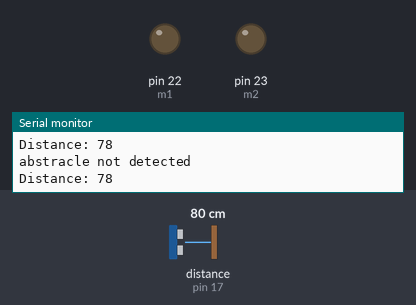
A sketch run on a simulated Arduino Mega 2560, built with avr-gcc and run on an emulated ATmega2560. Shown: output pins drawn as LEDs (lit = HIGH), the last lines printed to the serial monitor. Wiring (inferred from the names in the program): ultrasonic range finder: trigger pin 16; echo pin 17. The inputs (shaded band) are chosen by the test bench; at power-on: distance to the obstacle (sensor on pin 17) 80 cm. The echo pulse lasts 58.3 µs per cm; pins used as bus, display or sensor lines are not drawn.

Above: at 1.2 s.
1.3 s: distance to the obstacle (sensor on pin 17) set to 54 cm
4.3 s: distance to the obstacle (sensor on pin 17) set to 45 cm
At 5.4 s:
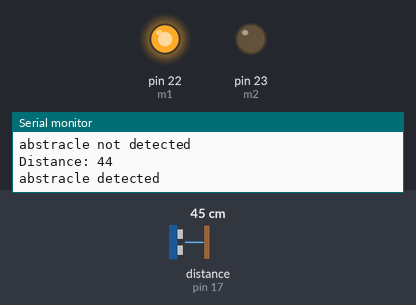
Timing chart, 0 to 37.8 s (numbered marks = the images above; inputs shaded):
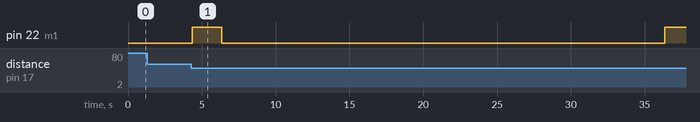

Measured:
- the behaviour switches between 51 and 50 cm on distance to the obstacle (sensor on pin 17) (found by bisection; images 0 and 1)
- after the input at 4.3 s, pin 22 (m1): LOW → HIGH after 0.06 s, → LOW 2.0 s later, → HIGH 30.0 s later

The sketch:

curtain.ino
```cpp
const int trigPin = 16;
const int echoPin = 17;
int m1 = 22;
int m2 = 23;
// defines variables
long duration;
int distance;
void setup() {
  pinMode(trigPin, OUTPUT); // Sets the trigPin as an Output
  pinMode(echoPin, INPUT); // Sets the echoPin as an Input
  pinMode(m1,OUTPUT);
  pinMode(m2,OUTPUT);
  Serial.begin(9600);
  digitalWrite(m1,LOW);
  digitalWrite(m2,LOW);
    // Starts the serial communication
}
void loop() {
  // Clears the trigPin
  digitalWrite(trigPin, LOW);
  delayMicroseconds(2);
  // Sets the trigPin on HIGH state for 10 micro seconds
  digitalWrite(trigPin, HIGH);
  delayMicroseconds(10);
  digitalWrite(trigPin, LOW);
  // Reads the echoPin, returns the sound wave travel time in microseconds
  duration = pulseIn(echoPin, HIGH);
  // Calculating the distance
  distance = duration * 0.034 / 2;
  // Prints the distance on the Serial Monitor
  Serial.print("Distance: ");
  Serial.println(distance);
  if(distance<50)
  {

    Serial.println("abstracle detected");
    digitalWrite(m1,HIGH);
    digitalWrite(m2,LOW);
    delay(2000);
    digitalWrite(m1,LOW);
    digitalWrite(m2,LOW);
    delay(30000);
  }
  else
  {
    Serial.println("abstracle not detected");
    digitalWrite(m1,LOW);
    digitalWrite(m2,LOW);
  }
}
```
